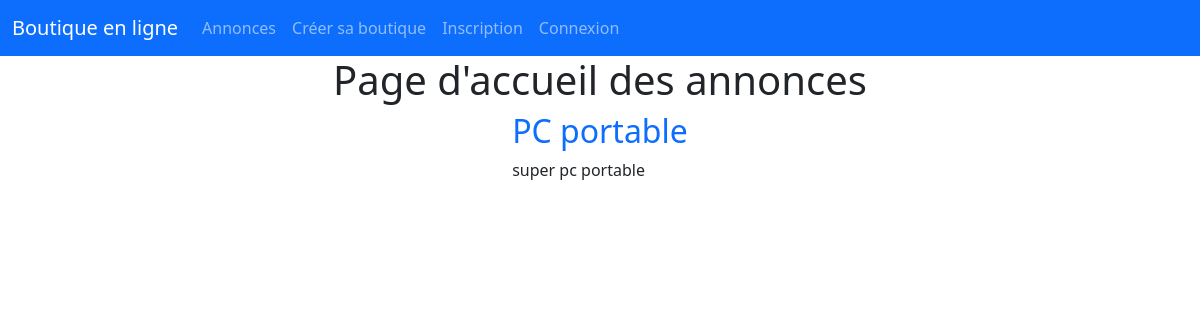
/annonce, run on an earlier commit of the app's database.
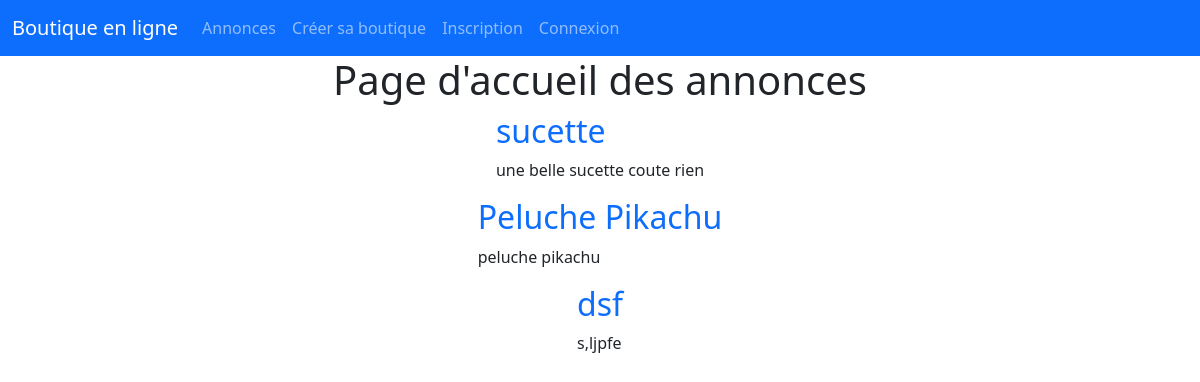
And on a later commit of the database.
### tables this page shows
CREATE TABLE IF NOT EXISTS `annonce` (
  `id` int(11) NOT NULL AUTO_INCREMENT,
  `titre` varchar(255) NOT NULL,
  `description` longtext NOT NULL,
  `poids` float NOT NULL,
  `prix` int(11) NOT NULL,
  `stock` int(11) DEFAULT NULL,
  `create_at` datetime NOT NULL DEFAULT CURRENT_TIMESTAMP,
  `categorie_id` int(11) NOT NULL,
  `user_id` int(11) DEFAULT NULL,
  `boutique_pro_id` int(11) DEFAULT NULL,
  `boutique_particulier_id` int(11) DEFAULT NULL,
  PRIMARY KEY (`id`),
  KEY `users_id` (`user_id`),
  KEY `boutiques_pro_id` (`boutique_pro_id`,`boutique_particulier_id`),
  KEY `user_id` (`user_id`,`boutique_pro_id`,`boutique_particulier_id`),
  KEY `annonce_ibfk_1` (`boutique_particulier_id`),
  KEY `categorie_id` (`categorie_id`)
);

### Controllers/Controller.php (called while the page is built, shortened)
<?php
abstract class Controller
{
    public function render(string $fichier, array $donnees = [], string $template = 'default')
    {
        extract($donnees);
        require_once ROOT.'/views/'.$fichier.'.php';
    }
}

### Controllers/AnnonceController.php (called while the page is built, shortened)
<?php
class AnnonceController extends Controller
{
    public function index()
    {
        $annonce = new AnnonceModel;
        $annonces = $annonce->findAll();
        $this->render('annonce/index', compact('annonces'));
    }
}

### index.php (called while the page is built, shortened)
<?php
$app = new Main();
$app->start();

### Models/AnnonceModel.php (called while the page is built, shortened)
<?php
class AnnonceModel extends Model
{
    public function __construct()
    {
        $this->table = 'annonce';
    }
}

### Core/Db.php (called while the page is built, shortened)
<?php
class Db extends PDO
{
    private static $instance;
    private function __construct()
    {
        $_dsn = 'mysql:dbname='. self::DBNAME . ';host=' . self::DBHOST;
    }
    public static function getInstance():self
    {
        if(self::$instance === null){
            self::$instance = new self();
        }
        return self::$instance;
    }
}

### Models/Model.php (called while the page is built, shortened)
<?php
class Model extends Db
{
    protected $table;
    public function findAll()
    {
        $query = $this->requete('SELECT * FROM ' . $this->table);
        return $query->fetchAll();
    }
    public function requete(string $sql, array $attributs = null)
    {
        $this->db = Db::getInstance();
        if ($attributs !== null) {
            $query = $this->db->prepare($sql);
            $query->execute($attributs);
            return $query;
        } else {
            return $this->db->query($sql);
        }
    }
}

### Views/annonce/index.php (the view, shortened to what this page needs)
<h1>Page d'accueil des annonces</h1>
<?php endif;
foreach ($annonces as $annonce): ?>
<article>
    <h2><a href="annonces/voir/<?=$annonce->id?>"><?=$annonce->titre?></a></h2>
    <p><?=$annonce->description?></p>
</article>
<?php endforeach ?>

What changed in the data, as far as the page shows it:
removed annonce: titre "PC portable", description "super pc portable"
added annonce: titre "sucette", description "une belle sucette coute rien"
added annonce: titre "Peluche Pikachu", description "peluche pikachu"
added annonce: titre "dsf", description "s,ljpfe"
